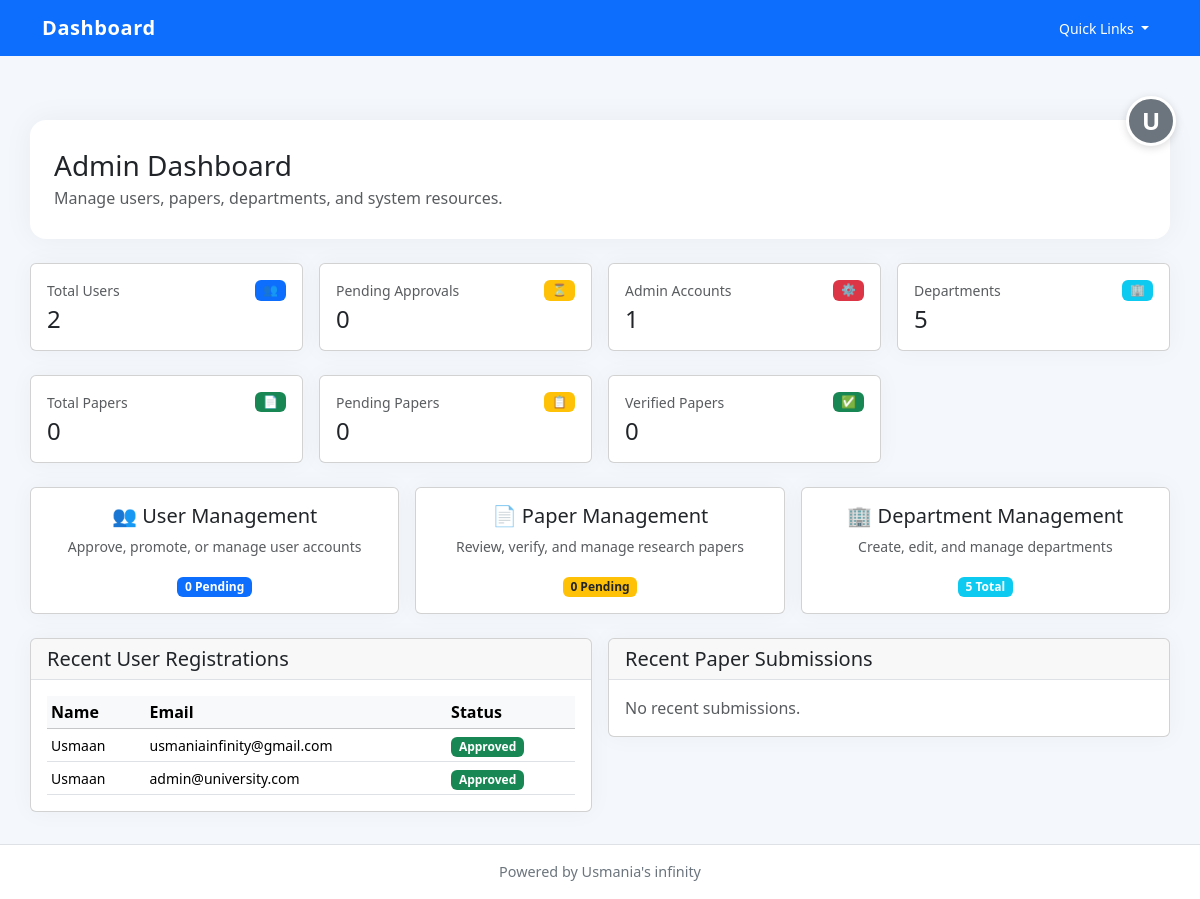
The app's page /admin/ (signed in) with its own data.
### app/models.py (models this page shows)
class User(UserMixin, db.Model):
    __tablename__ = "users"
    id = db.Column(db.Integer, primary_key=True)
    name = db.Column(db.String(150), nullable=False)
    email = db.Column(db.String(150), unique=True, nullable=False)
    password = db.Column(db.String(255), nullable=False)
    role = db.Column(db.String(50), default="faculty")  # faculty / admin
    department_id = db.Column(db.Integer, db.ForeignKey("departments.id"))
    papers = db.relationship("Paper", backref="author", lazy=True)
    approved = db.Column(db.Boolean, default=False)
    created_at = db.Column(db.DateTime, default=datetime.utcnow)

### app/routes/admin.py (the view)
@admin_bp.route("/")
@login_required
def dashboard():
    if current_user.role != "admin":
        return redirect(url_for("auth.dashboard"))
    total_users = User.query.count()
    pending_users = User.query.filter_by(approved=False).count()
    admin_count = User.query.filter_by(role="admin").count()
    total_papers = Paper.query.count()
    pending_papers = Paper.query.filter_by(verified=False).count()
    verified_papers = Paper.query.filter_by(verified=True).count()
    total_departments = Department.query.count()
    recent_users = User.query.order_by(User.created_at.desc()).limit(5).all()
    recent_papers = Paper.query.order_by(Paper.created_at.desc()).limit(5).all()
    stats = {
        'total_users': total_users,
        'pending_users': pending_users,
        'admin_count': admin_count,
        'total_papers': total_papers,
        'pending_papers': pending_papers,
        'verified_papers': verified_papers,
        'total_departments': total_departments,
    }
    return render_template("admin_dashboard.html", stats=stats, recent_users=recent_users, recent_papers=recent_papers)

### app/routes/auth.py (called while the page is built)
@login_manager.user_loader
def load_user(user_id):
    return User.query.get(int(user_id))

### app/templates/admin_dashboard.html (shortened to what this page needs)
{% extends "base.html" %}
{% block content %}
<div class="page-header">
    <div>
        <h1 class="h3 mb-1">Admin Dashboard</h1>
        <p class="text-muted mb-0">Manage users, papers, departments, and system resources.</p>
    </div>
</div>
<div class="row g-3 mb-4">
    <div class="col-md-6 col-lg-3">
        <div class="card card-shadow h-100">
            <div class="card-body">
                <div class="d-flex justify-content-between align-items-start">
                    <div>
                        <p class="text-muted small mb-1">Total Users</p>
                        <h3 class="h4 mb-0">{{ stats.total_users }}</h3>
                    </div>
                    <span class="badge bg-primary">👥</span>
                </div>
            </div>
        </div>
    </div>
    <div class="col-md-6 col-lg-3">
        <div class="card card-shadow h-100">
            <div class="card-body">
                <div class="d-flex justify-content-between align-items-start">
                    <div>
                        <p class="text-muted small mb-1">Pending Approvals</p>
                        <h3 class="h4 mb-0">{{ stats.pending_users }}</h3>
                    </div>
                    <span class="badge bg-warning">⏳</span>
                </div>
            </div>
        </div>
    </div>
    <div class="col-md-6 col-lg-3">
        <div class="card card-shadow h-100">
            <div class="card-body">
                <div class="d-flex justify-content-between align-items-start">
                    <div>
                        <p class="text-muted small mb-1">Admin Accounts</p>
                        <h3 class="h4 mb-0">{{ stats.admin_count }}</h3>
                    </div>
                    <span class="badge bg-danger">⚙️</span>
                </div>
            </div>
        </div>
    </div>
    <div class="col-md-6 col-lg-3">
        <div class="card card-shadow h-100">
            <div class="card-body">
                <div class="d-flex justify-content-between align-items-start">
                    <div>
                        <p class="text-muted small mb-1">Departments</p>
                        <h3 class="h4 mb-0">{{ stats.total_departments }}</h3>
                    </div>
                    <span class="badge bg-info">🏢</span>
                </div>
            </div>
        </div>
    </div>
</div>
<div class="row g-3 mb-4">
    <div class="col-md-6 col-lg-3">
        <div class="card card-shadow h-100">
            <div class="card-body">
                <div class="d-flex justify-content-between align-items-start">
                    <div>
                        <p class="text-muted small mb-1">Total Papers</p>
                        <h3 class="h4 mb-0">{{ stats.total_papers }}</h3>
                    </div>
                    <span class="badge bg-success">📄</span>
                </div>
            </div>
        </div>
    </div>
    <div class="col-md-6 col-lg-3">
        <div class="card card-shadow h-100">
            <div class="card-body">
                <div class="d-flex justify-content-between align-items-start">
                    <div>
                        <p class="text-muted small mb-1">Pending Papers</p>
                        <h3 class="h4 mb-0">{{ stats.pending_papers }}</h3>
                    </div>
                    <span class="badge bg-warning">📋</span>
                </div>
            </div>
        </div>
    </div>
    <div class="col-md-6 col-lg-3">
        <div class="card card-shadow h-100">
            <div class="card-body">
                <div class="d-flex justify-content-between align-items-start">
                    <div>
                        <p class="text-muted small mb-1">Verified Papers</p>
                        <h3 class="h4 mb-0">{{ stats.verified_papers }}</h3>
                    </div>
                    <span class="badge bg-success">✅</span>
                </div>
            </div>
        </div>
    </div>
</div>
<div class="row g-3 mb-4">
    <div class="col-md-6 col-lg-4">
        <a href="{{ url_for('admin.view_users') }}" class="card card-shadow text-decoration-none h-100 hover" style="transition: transform 0.2s, box-shadow 0.2s;">
            <div class="card-body text-center">
                <h5 class="card-title mb-2">👥 User Management</h5>
                <p class="card-text small text-muted">Approve, promote, or manage user accounts</p>
                <span class="badge bg-primary">{{ stats.pending_users }} Pending</span>
            </div>
        </a>
    </div>
    <div class="col-md-6 col-lg-4">
        <a href="{{ url_for('admin.view_papers') }}" class="card card-shadow text-decoration-none h-100 hover" style="transition: transform 0.2s, box-shadow 0.2s;">
            <div class="card-body text-center">
                <h5 class="card-title mb-2">📄 Paper Management</h5>
                <p class="card-text small text-muted">Review, verify, and manage research papers</p>
                <span class="badge bg-warning text-dark">{{ stats.pending_papers }} Pending</span>
            </div>
        </a>
    </div>
    <div class="col-md-6 col-lg-4">
        <a href="{{ url_for('admin.view_departments') }}" class="card card-shadow text-decoration-none h-100 hover" style="transition: transform 0.2s, box-shadow 0.2s;">
            <div class="card-body text-center">
                <h5 class="card-title mb-2">🏢 Department Management</h5>
                <p class="card-text small text-muted">Create, edit, and manage departments</p>
                <span class="badge bg-info">{{ stats.total_departments }} Total</span>
            </div>
        </a>
    </div>
</div>
<div class="row g-3">
    <div class="col-lg-6">
        <div class="card card-shadow">
            <div class="card-header border-bottom">
                <h5 class="card-title mb-0">Recent User Registrations</h5>
            </div>
            <div class="card-body">
                {% if recent_users %}
                <div class="table-responsive">
                    <table class="table table-sm mb-0">
                        <thead class="table-light">
                            <tr>
                                <th>Name</th>
                                <th>Email</th>
                                <th>Status</th>
                            </tr>
                        </thead>
                        <tbody>
                            {% for user in recent_users %}
                            <tr>
                                <td><small>{{ user.name }}</small></td>
                                <td><small>{{ user.email }}</small></td>
                                <td>
                                    {% if user.approved %}
                                    <span class="badge bg-success">Approved</span>
                                    {% else %}
                                    <span class="badge bg-warning text-dark">Pending</span>
                                    {% endif %}
                                </td>
                            </tr>
                            {% endfor %}
                        </tbody>
                    </table>
                </div>
                {% else %}
                <p class="text-muted mb-0">No recent registrations.</p>
                {% endif %}
            </div>
        </div>
    </div>
    <div class="col-lg-6">
        <div class="card card-shadow">
            <div class="card-header border-bottom">
                <h5 class="card-title mb-0">Recent Paper Submissions</h5>
            </div>
            <div class="card-body">
                {% if recent_papers %}
                <div class="table-responsive">
                    <table class="table table-sm mb-0">
                        <thead class="table-light">
                            <tr>
                                <th>Title</th>
                                <th>Status</th>
                            </tr>
                        </thead>
                        <tbody>
                            {% for paper in recent_papers %}
                            <tr>
                                <td><small><a href="#" class="text-decoration-none">{{ paper.title[:30] }}...</a></small></td>
                                <td>
                                    {% if paper.verified %}
                                    <span class="badge bg-success">Verified</span>
                                    {% else %}
                                    <span class="badge bg-warning text-dark">Pending</span>
                                    {% endif %}
                                </td>
                            </tr>
                            {% endfor %}
                        </tbody>
                    </table>
                </div>
                {% else %}
                <p class="text-muted mb-0">No recent submissions.</p>
                {% endif %}
            </div>
        </div>
    </div>
</div>
{% endblock %}

### app/templates/base.html (shortened to what this page needs)
<!DOCTYPE html>
<html lang="en">
<head>
    <link href="https://cdn.jsdelivr.net/npm/bootstrap@5.3.3/dist/css/bootstrap.min.css" rel="stylesheet">
</head>
<body>
<nav class="navbar navbar-expand-lg navbar-dark bg-primary fixed-top">
    <div class="container">
        <a class="navbar-brand" href="{{ url_for('home') }}">Dashboard</a>
        <button class="navbar-toggler" type="button" data-bs-toggle="collapse" data-bs-target="#mainNav" aria-controls="mainNav" aria-expanded="false" aria-label="Toggle navigation">
        <div class="collapse navbar-collapse" id="mainNav">
            <div class="d-flex align-items-center ms-3">
                <div class="dropdown">
                    <button class="btn btn-light btn-sm dropdown-toggle" type="button" id="quickLinksDropdown" data-bs-toggle="dropdown" aria-expanded="false">
                        Quick Links
                    </button>
                </div>
            </div>
        </div>
    </div>
</nav>
<div class="profile-btn-container">
    {% if current_user.is_authenticated %}
    <a href="{{ url_for('auth.dashboard') }}" class="profile-btn" title="Profile">{{ current_user.name[0].upper() }}</a>
    {% else %}
    <a href="{{ url_for('auth.login') }}" class="profile-btn" title="Login">👤</a>
    {% endif %}
</div>
<div class="container content">
    {% block content %}{% endblock %}
</div>
<footer class="footer bg-white border-top">
    <div class="container">Powered by Usmania's infinity</div>
</footer>
</body>
</html>

### app/templates/base.html (style rules this page uses)
body { padding-top: 5.5rem; background: #f4f7fb; min-height: 100vh; }
.content { padding: 2rem 0; }
.navbar-brand { font-weight: 700; letter-spacing: 0.03em; }
.page-header { padding: 1.8rem 1.5rem; background: #ffffff; border-radius: 1rem; box-shadow: 0 0 30px rgba(0, 0, 0, 0.05); margin-bottom: 1.5rem; }
.page-header h1 { margin-bottom: 0.25rem; }
.btn, .btn-primary, .btn-outline-primary, .btn-outline-secondary, .btn-outline-info, .btn-secondary, .btn-danger, .btn-light { color: #fff !important; background-color: #0d6efd !important; border-color: #0d6efd !important; }
.card-shadow { box-shadow: 0 0 25px rgba(0,0,0,.04); }
.footer { padding: 1rem 0; text-align: center; color: #6c757d; font-size: 0.9rem; }
.profile-btn-container { position: fixed; top: 6rem; right: 1.5rem; z-index: 1000; }
.profile-btn { width: 50px; height: 50px; border-radius: 50%; background-color: #6c757d; color: white; display: flex; align-items: center; justify-content: center; text-decoration: none; font-weight: 600; font-size: 1.5rem; transition: all 0.3s ease; border: 3px solid white; box-shadow: 0 2px 8px rgba(0, 0, 0, 0.15); }

### records on screen
User: name "U", name "Usmaan", email "usmaniainfinity@gmail.com", approved "Approved"
User: name "Usmaan", email "admin@university.com", approved "Approved"

### other values on screen
{{ stats.total_users }} "2"
{{ stats.pending_users }} "0"
{{ stats.admin_count }} "1"
{{ stats.total_departments }} "5"
{{ stats.total_papers }} "0"
{{ stats.pending_papers }} "0"
{{ stats.verified_papers }} "0"
